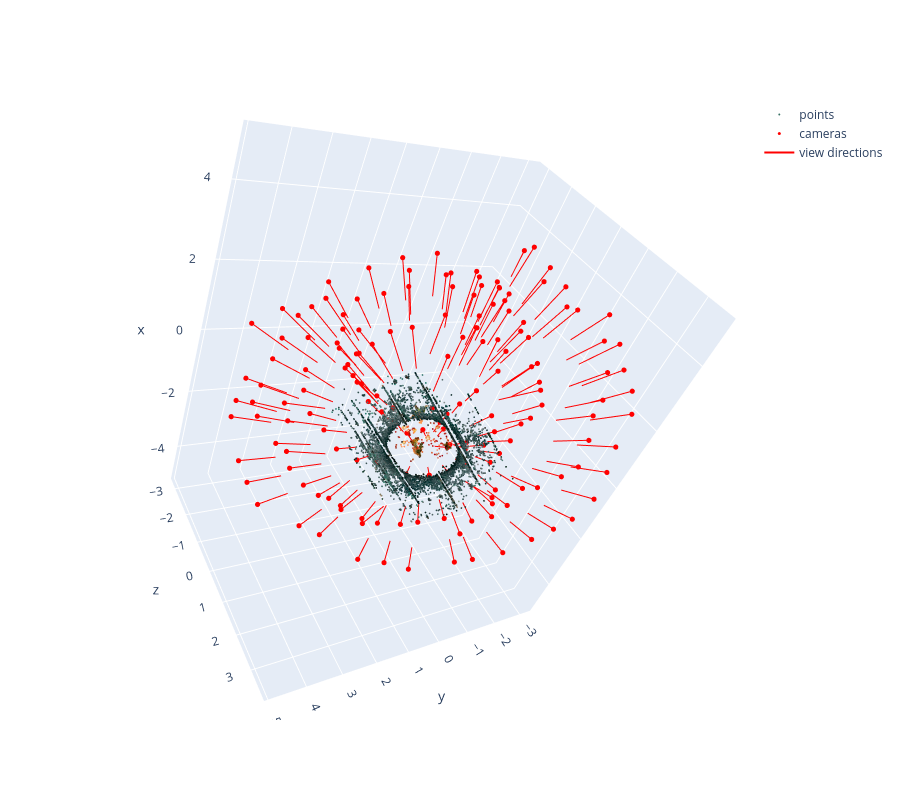

This figure's notebook cell:
### Markdown cell above
## 1. Visualize Poses of Cameras (from COLMAP)

### Code cell
import numpy as np
import plotly.graph_objects as go

MODEL = "colmap_results/0_undistorted/sparse_txt"


def quat_to_rot(qw, qx, qy, qz):
    return np.array([
        [1 - 2 * (qy**2 + qz**2), 2 * (qx * qy - qz * qw), 2 * (qx * qz + qy * qw)],
        [2 * (qx * qy + qz * qw), 1 - 2 * (qx**2 + qz**2), 2 * (qy * qz - qx * qw)],
        [2 * (qx * qz - qy * qw), 2 * (qy * qz + qx * qw), 1 - 2 * (qx**2 + qy**2)],
    ])


# images.txt: two lines per image; the pose is on the first.
with open(f"{MODEL}/images.txt") as f:
    lines = [l for l in f.read().splitlines() if not l.startswith("#")]

names, centers, dirs, ups = [], [], [], []
for line in lines[0::2]:
    v = line.split()
    R = quat_to_rot(*map(float, v[1:5]))      # world-to-camera rotation
    t = np.array(list(map(float, v[5:8])))
    centers.append(-R.T @ t)                   # camera center in world
    dirs.append(R.T @ [0, 0, 1])               # viewing direction in world
    ups.append(R.T @ [0, -1, 0])               # camera up (-y) in world
    names.append(v[9])
centers, dirs = np.array(centers), np.array(dirs)

# points3D.txt: X Y Z R G B ERROR, then (IMAGE_ID POINT2D_IDX) pairs.
with open(f"{MODEL}/points3D.txt") as f:
    rows = [l.split() for l in f if not l.startswith("#")]
pts = np.array([r[1:8] for r in rows], dtype=float)
track_len = np.array([(len(r) - 8) // 2 for r in rows])

center = centers.mean(axis=0)
radius = np.linalg.norm(centers - center, axis=1).max()
keep = (
    (pts[:, 6] < 1.0)                                          # low reprojection error
    & (track_len >= 3)                                         # seen in at least 3 images
    & (np.linalg.norm(pts[:, :3] - center, axis=1) < radius)   # inside the camera dome
)
pts = pts[keep]
pts = pts[np.random.choice(len(pts), min(len(pts), 20000), replace=False)]

# One line segment per camera, separated by None so they're not connected.
scale = 0.1 * np.ptp(centers, axis=0).max()
tips = centers + scale * dirs
seg = np.full((len(centers) * 3, 3), None)
seg[0::3], seg[1::3] = centers, tips

# Scene up: average of the cameras' up directions.
up = np.mean(ups, axis=0)
up /= np.linalg.norm(up)

fig = go.Figure([
    go.Scatter3d(x=pts[:, 0], y=pts[:, 1], z=pts[:, 2], mode="markers",
                 marker=dict(size=1, color=[f"rgb({r:.0f},{g:.0f},{b:.0f})" for r, g, b in pts[:, 3:6]]),
                 name="points", hoverinfo="skip"),
    go.Scatter3d(x=centers[:, 0], y=centers[:, 1], z=centers[:, 2], mode="markers",
                 marker=dict(size=3, color="red"), text=names, name="cameras"),
    go.Scatter3d(x=seg[:, 0], y=seg[:, 1], z=seg[:, 2], mode="lines",
                 line=dict(color="red"), name="view directions", hoverinfo="skip"),
])
fig.update_layout(
    scene=dict(aspectmode="data"),
    scene_camera=dict(up=dict(x=up[0], y=up[1], z=up[2])),
    height=800,
)
fig.show()

### Figure 1 — Plotly figure (JSON) as saved in the notebook; plotly's stock layout.template omitted (floating-point values rounded to 4 significant figures; data arrays with more than 128 entries replaced by an {"elided": "..."} marker saying what was removed)
{"data": [{"hoverinfo": "skip", "marker": {"color": {"elided": "14347 str values"}, "size": 1}, "mode": "markers", "name": "points", "type": "scatter3d", "x": {"elided": "14347 float values"}, "y": {"elided": "14347 float values"}, "z": {"elided": "14347 float values"}}, {"marker": {"color": "red", "size": 3}, "mode": "markers", "name": "cameras", "text": {"elided": "166 str values"}, "type": "scatter3d", "x": {"elided": "166 float values"}, "y": {"elided": "166 float values"}, "z": {"elided": "166 float values"}}, {"hoverinfo": "skip", "line": {"color": "red"}, "mode": "lines", "name": "view directions", "type": "scatter3d", "x": {"elided": "498 float values"}, "y": {"elided": "498 float values"}, "z": {"elided": "498 float values"}}], "layout": {"height": 800, "scene": {"aspectmode": "data", "camera": {"up": {"x": -0.01289, "y": -0.5159, "z": -0.8566}}}}}
